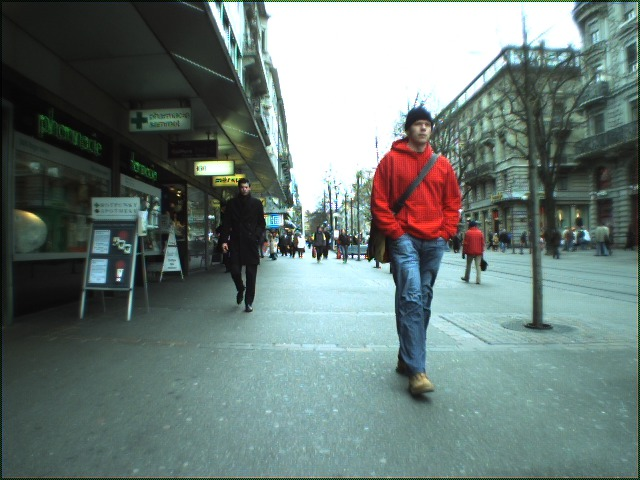
%> input picture src/test/images/image_00000015.jpg, 640 x 480 px
$ octave createDatasetsFromDirectories.m   (GNU Octave 9; MATLAB toolbox functions it lacks are replaced by stand-ins)
%> lines starting %> are read from the running program, lines starting %| are printed output that depends on the picture
### src/init/createDatabaseFromDirectory.m
function [imageData,labels] = createDatabaseFromDirectory(directory,defaultLabel)
%CREATEDATABASEFROMDIRECTORY Returns a set of image data and their
%associated labelling {-1 |-> neg, 0 |-> na, 1 |-> pos}
%   directory: string - the directory of the image data
%   defaultLabel: int - the label which all images in the directory will be
%   labelled.

    imageData = [];
    labels = [];

    % get files in directory
    imgFiles = dir(fullfile(directory,'*.jpg'));

    for i = 1:length(imgFiles)
        % load image
        newImage = imread(imgFiles(i).name);

        % check if image data is rgb and convert to grayscale if so
        if size(newImage, 3) > 1 %i.e. not grayscale
            newImage = rgb2gray(newImage);
        end

        % convert image data to vector of type double
        imVec = reshape(newImage, 1, size(newImage, 1) * size(newImage, 2));
        imVec = double(imVec);

        imageData = [imageData; imVec];
        labels = [labels; defaultLabel];

    end

end

### src/init/createDatasetsFromDirectories.m
%% Load the files in the training and test directories into reusable workspaces.

% Clear current workspace variables
clear all;
% Close open files, figures and subplots
close all;

% choose training directories (2 folders for positive and negative)
trPosDir = uigetdir;
%> the answer given: ../test/images
trNegDir = uigetdir;
%> the answer given: ../test/images

% Create database objects for positive and negative samples, setting the
% labels for each.
[imPos,posLabels] = createDatabaseFromDirectory(trPosDir,1);
%> in createDatabaseFromDirectory, newImage is the input picture: size 480x640x3 uint8; mean R, G, B 106.9, 123.1, 119.2
%> in createDatabaseFromDirectory, `newImage = rgb2gray(newImage);`:
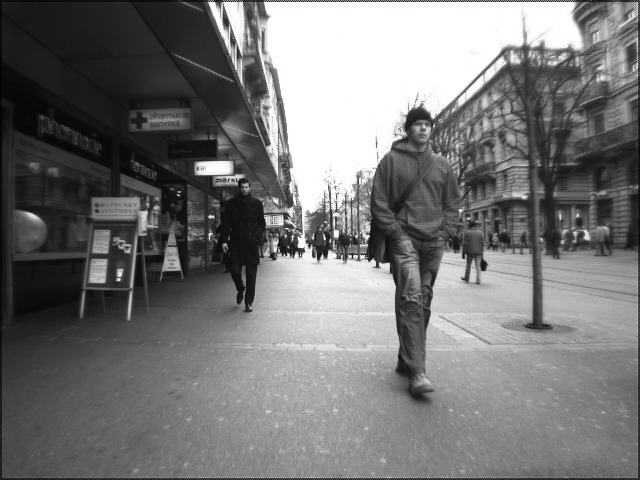
%> newImage: size 480x640 uint8; min 0, max 255, mean 117.8
%> pass 2 of the loop in createDatabaseFromDirectory, `for i = 1:length(imgFiles)`:
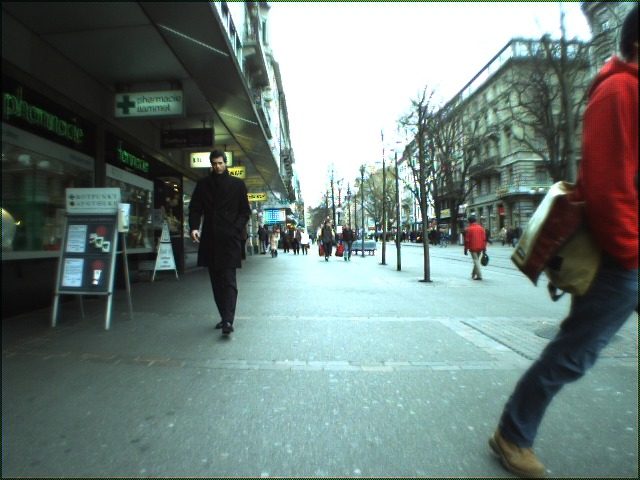
%> input picture src/test/images/image_00000025.jpg, 640 x 480 px
%> in createDatabaseFromDirectory, newImage is the input picture: size 480x640x3 uint8; mean R, G, B 109.5, 125.6, 121.3
%> in createDatabaseFromDirectory, `newImage = rgb2gray(newImage);`:
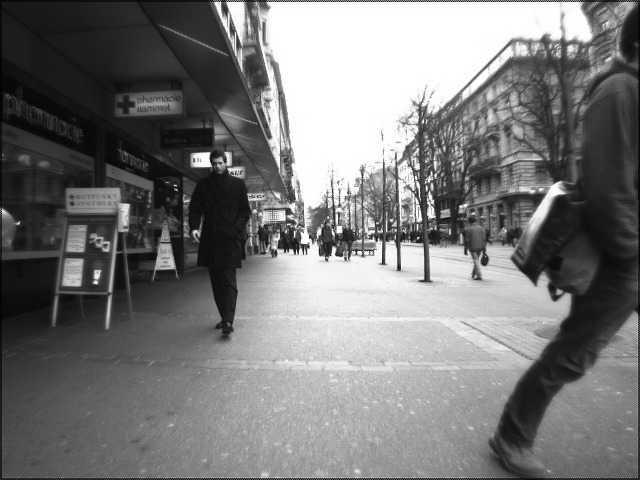
%> newImage: size 480x640 uint8; min 1, max 255, mean 120.3
%> posLabels = [1; 1]
[imNeg,negLabels] = createDatabaseFromDirectory(trNegDir,-1);
%> pass 2 of the loop in createDatabaseFromDirectory, `for i = 1:length(imgFiles)`:
%> negLabels = [-1; -1]

% combine pos and neg databases into single training database.
trIm = [imPos; imNeg];
trLabels = [posLabels;negLabels];
%> trLabels = [1; 1; -1; -1]

% choose test directory
tsDir = uigetdir;
%> the answer given: ../test/images

% create database objects for test data, set labels to 0 since we have the
% .cdataset with proper labelling.
[tsImg,tsLabels] = createDatabaseFromDirectory(tsDir,0);
%> pass 2 of the loop in createDatabaseFromDirectory, `for i = 1:length(imgFiles)`:
%> tsLabels = [0; 0]

% save databases into .mat files for future use.
save('trainingData','trIm','trLabels');
save('testData','tsImg');
